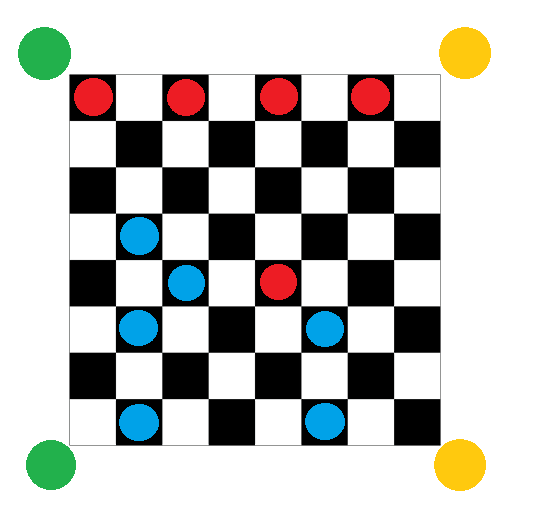
#> input picture Image/plansza_marker_pionki.png, 540 x 528 px, given in place of video, which was not available
$ python NewHope.py
#> lines starting #> are read from the running program, lines starting #| are printed output that depends on the picture; after the words box and inside, x2 and y2 are one past the last pixel; in counts of white or black regions, pixels touching at a corner belong together; pictures that were not available may be replaced by others from this repository, and a replacement may not be noted
import cv2
import numpy as np


def ConfigureBlobDetector():
    # Setup SimpleBlobDetector parameters.
    params = cv2.SimpleBlobDetector_Params()

    params.filterByColor = True
    params.blobColor = 0

    # Change thresholds
    params.minThreshold = 10;
    params.maxThreshold = 200;

    # Filter by Area.
    params.filterByArea = False
    params.minArea = 100

    # Filter by Circularity
    params.filterByCircularity = True
    params.minCircularity = 0.1

    # Filter by Convexity
    params.filterByConvexity = True
    params.minConvexity = 0.87

    # Filter by Inertia
    params.filterByInertia = True
    params.minInertiaRatio = 0.01

    return cv2.SimpleBlobDetector_create(params)


def DetectColorBlob(image, hsv_min_range=(0, 0, 0), hsv_max_range=(180, 255, 255)):
    hsv = cv2.cvtColor(image, cv2.COLOR_BGR2HSV)
    mask = cv2.inRange(hsv, hsv_min_range, hsv_max_range)

    detector = ConfigureBlobDetector()
    inverted_mask = cv2.bitwise_not(mask)

    kernel = np.ones((15, 15), np.uint8)
    inverted_mask = cv2.dilate(inverted_mask, kernel, iterations=2)
    inverted_mask = cv2.erode(inverted_mask, kernel, )

    keypoints = detector.detect(inverted_mask)
    im_with_keypoints = cv2.drawKeypoints(image, keypoints, np.array([]), (0, 0, 255),
                                          cv2.DRAW_MATCHES_FLAGS_DRAW_RICH_KEYPOINTS)

    return inverted_mask, im_with_keypoints


def CheckSpecificColorBlob(image, hsv_min_range=(0, 0, 0), hsv_max_range=(180, 255, 255)):
    hsv = cv2.cvtColor(image, cv2.COLOR_BGR2HSV)
    mask = cv2.inRange(hsv, hsv_min_range, hsv_max_range)

    detector = ConfigureBlobDetector()
    inverted_mask = cv2.bitwise_not(mask)

    kernel = np.ones((15, 15), np.uint8)
    inverted_mask = cv2.dilate(inverted_mask, kernel, iterations=2)
    inverted_mask = cv2.erode(inverted_mask, kernel, )

    keypoints = detector.detect(inverted_mask)

    if len(keypoints) >= 1:
        return True
    else:
        return False


def CheckPawnLocation(board=[], x=0, y=0):
    for item in board:
        if item[0][0] <= x < item[0][1] and item[1][0] <= y < item[1][1]:
            return board_blocks.index(item)
    return None


cap = cv2.VideoCapture('http://192.168.1.31:4747/video')
#cap = cv2.VideoCapture(0)

width = 800
height = 600

detector = ConfigureBlobDetector()

markers_color_detection_sensitivity = 15
markers_color_detection_sensitivity2 = 15

# offset after markers detection
horizontalOffset = 20
verticalOffset = 10

# the size of one block
blockWidth = ((width - horizontalOffset) / 8)
blockHeight = ((height - verticalOffset) / 8)

print(blockWidth)
print(blockHeight)

board_blocks = []
for y in range(0, 8):
    for x in range(0, 8):
        board_blocks.append(((x * blockWidth, (x + 1) * blockWidth), (y * blockHeight, (y + 1) * blockHeight)))

button_clicked = False

while True:

    ret, frame = cap.read()
#> frame is the input picture: shape (528, 540, 3); mean B, G, R 192.9, 195.4, 194.3
    img = cv2.resize(frame, (width, height))
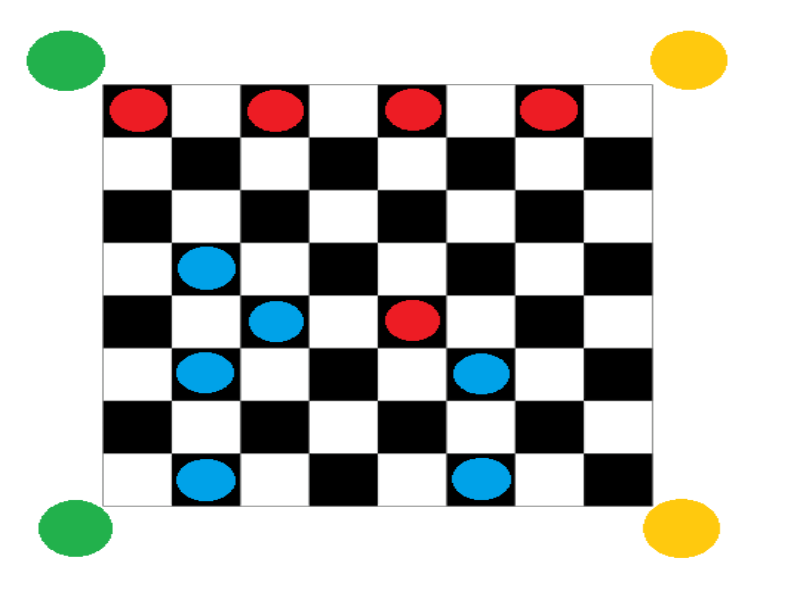
#> img: shape (600, 800, 3); mean B, G, R 192.9, 195.4, 194.3

    # HSV conversion
    hsv = cv2.cvtColor(img, cv2.COLOR_BGR2HSV)
#> hsv: shape (600, 800, 3); mean H, S, V 9.3, 18.1, 201.9

    mask = cv2.inRange(hsv, (60 - markers_color_detection_sensitivity,
                             100 - markers_color_detection_sensitivity2, 100 - markers_color_detection_sensitivity2),
                       (60 + markers_color_detection_sensitivity, 255, 255))
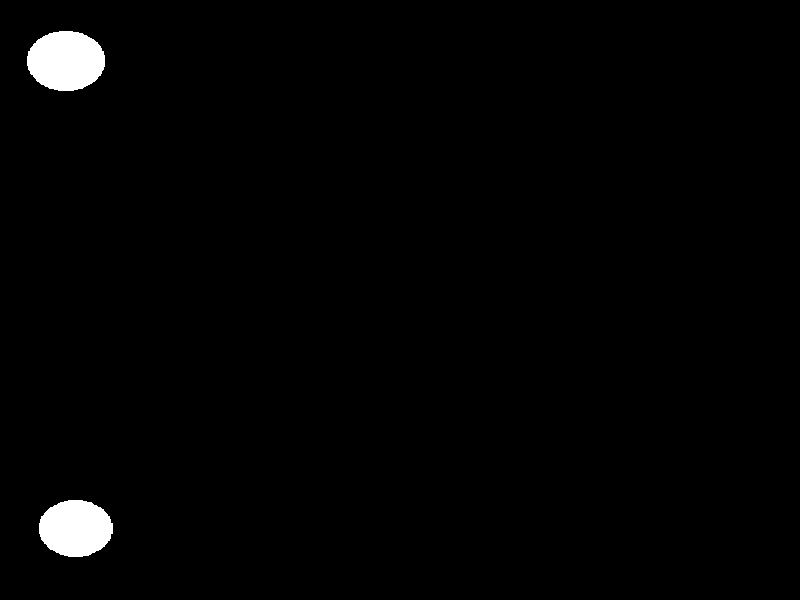
#> mask: shape (600, 800); 1.5% white; 2 white regions, box (x1, y1, x2, y2) and area: (27, 31, 105, 91) 3701, (39, 500, 113, 557) 3311

    smallKernel = np.ones((5, 5), np.uint8)
    bigKernel = np.ones((20, 20), np.uint8)
    mask_erode = cv2.erode(mask, smallKernel, iterations=2)
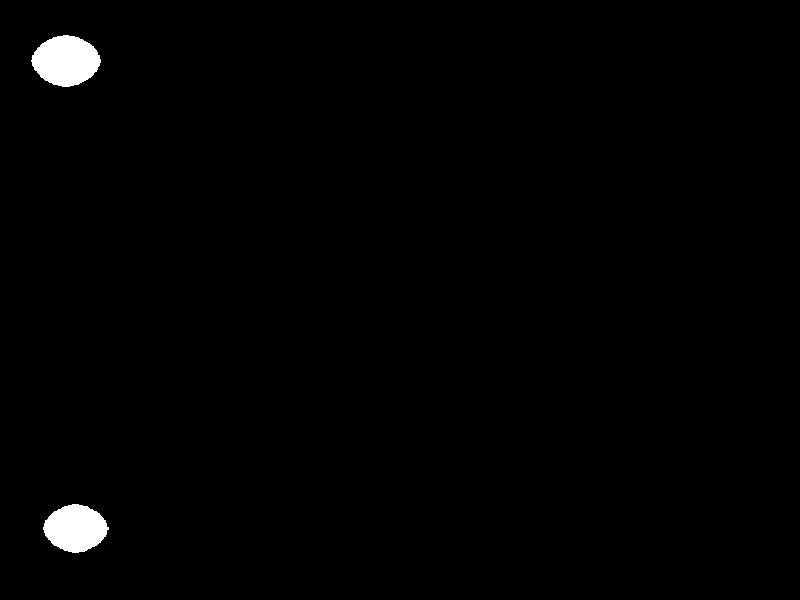
#> mask_erode: shape (600, 800); 1% white; 2 white regions, box (x1, y1, x2, y2) and area: (31, 35, 101, 87) 2661, (43, 504, 109, 553) 2327
    mask_dilate = cv2.dilate(mask_erode, bigKernel)
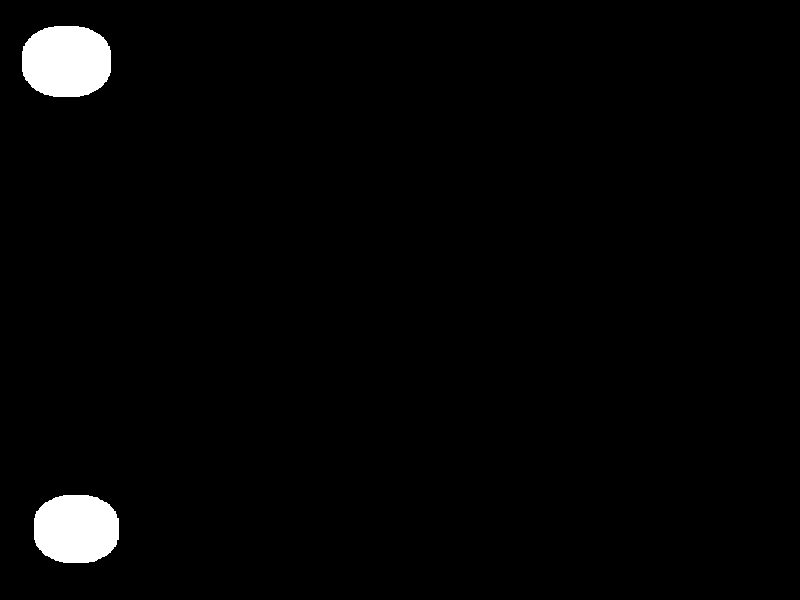
#> mask_dilate: shape (600, 800); 2.1% white; 2 white regions, box (x1, y1, x2, y2) and area: (22, 26, 111, 97) 5340, (34, 495, 119, 563) 4873
    inverted_mask = cv2.bitwise_not(mask_dilate)

    keypoints = detector.detect(inverted_mask)
#> keypoints = 2 keypoints; (x, y, size): (66, 61, 85), (76, 528, 81.4)
    im_with_keypoints = cv2.drawKeypoints(img, keypoints, np.array([]), (0, 0, 255),
                                          cv2.DRAW_MATCHES_FLAGS_DRAW_RICH_KEYPOINTS)

    markers_position = []

    cv2.imshow('Camera',frame)

    if len(keypoints) == 4:
        for i in keypoints:
            # uncomment to check marker position
            # print(str(i.pt[0])+' - '+str(i.pt[1]))

            x_pos = np.around(i.pt[0])
            y_pos = np.around(i.pt[1])
            markers_position.append((x_pos, y_pos))

        markers_position = sorted(markers_position, key=lambda k: [k[0], k[1]])

        # uncomment to check marker's properties
        # print(markers_position)

        pts1 = np.float32([markers_position[1], markers_position[2], markers_position[0], markers_position[3]])

        pts2 = np.float32([[0, 0], [width, 0], [0, height], [width, height]])

        # ustawienie perspektywy na planszę
        M = cv2.getPerspectiveTransform(pts1, pts2)
        warp = cv2.warpPerspective(img, M, (width, height))

        board = warp[verticalOffset:height - verticalOffset, horizontalOffset:width - horizontalOffset]
        board_hsv = cv2.cvtColor(board, cv2.COLOR_BGR2HSV)

        # wyswietlenie planszy
        cv2.imshow('board', board)
        # BLUE mask
        mask_blue = cv2.inRange(board_hsv, (90, 80, 80), (110, 255, 255))
        mask_blue = cv2.erode(mask_blue, smallKernel, iterations=2)
        mask_blue = cv2.dilate(mask_blue, smallKernel, iterations=2)
        inverted_mask_blue = cv2.bitwise_not(mask_blue)

        # RED mask
        mask_red1 = cv2.inRange(board_hsv, (0, 80, 80), (10, 255, 255))
        mask_red2 = cv2.inRange(board_hsv, (170, 80, 80), (180, 255, 255))
        mask_red = cv2.bitwise_or(mask_red1, mask_red2)
        mask_red = cv2.erode(mask_red, smallKernel, iterations=2)
        mask_red = cv2.dilate(mask_red, smallKernel, iterations=2)
        inverted_mask_red = cv2.bitwise_not(mask_red)

        # PURPLE MASK
        mask_purple = cv2.inRange(board_hsv, (110, 80, 80), (130, 255, 255))
        mask_purple = cv2.erode(mask_purple, smallKernel, iterations=2)
        mask_purple = cv2.dilate(mask_purple, smallKernel, iterations=2)
        inverted_mask_purple = cv2.bitwise_not(mask_purple)

        # YELLOW MASK
        mask_yellow = cv2.inRange(board_hsv, (20, 80, 80), (40, 255, 255))
        mask_yellow = cv2.erode(mask_yellow, smallKernel, iterations=2)
        mask_yellow = cv2.dilate(mask_yellow, smallKernel, iterations=2)
        inverted_mask_yellow = cv2.bitwise_not(mask_yellow)

        # Find blobs
        blue_keypoints = detector.detect(inverted_mask_blue)
        red_keypoints = detector.detect(inverted_mask_red)
        purple_keypoints = detector.detect(inverted_mask_purple)
        yellow_keypoints = detector.detect(inverted_mask_yellow)

        cv2.imshow('blue', inverted_mask_blue)
        cv2.imshow('red', inverted_mask_red)

        board = cv2.drawKeypoints(board, blue_keypoints, np.array([]), (0, 0, 255),
                                  cv2.DRAW_MATCHES_FLAGS_DRAW_RICH_KEYPOINTS)

        board = cv2.drawKeypoints(board, purple_keypoints, np.array([]), (0, 0, 255),
                                  cv2.DRAW_MATCHES_FLAGS_DRAW_RICH_KEYPOINTS)

        board = cv2.drawKeypoints(board, red_keypoints, np.array([]), (255, 0, 0),
                                  cv2.DRAW_MATCHES_FLAGS_DRAW_RICH_KEYPOINTS)

        board = cv2.drawKeypoints(board, yellow_keypoints, np.array([]), (255, 0, 0),
                                  cv2.DRAW_MATCHES_FLAGS_DRAW_RICH_KEYPOINTS)

        cv2.imshow('pawns', board)

        if (button_clicked is False):

            result_list = np.zeros(64, dtype=int)

            for point in blue_keypoints:
                x = point.pt[0]
                y = point.pt[1]
                index = CheckPawnLocation(board_blocks, x, y)
                if (index is not None):
                    result_list[index] = 1

            for point in purple_keypoints:
                x = point.pt[0]
                y = point.pt[1]
                index = CheckPawnLocation(board_blocks, x, y)
                if (index is not None):
                    result_list[index] = 3

            for point in red_keypoints:
                x = point.pt[0]
                y = point.pt[1]
                index = CheckPawnLocation(board_blocks, x, y)
                if (index is not None):
                    result_list[index] = 2

            for point in yellow_keypoints:
                x = point.pt[0]
                y = point.pt[1]
                index = CheckPawnLocation(board_blocks, x, y)
                if (index is not None):
                    result_list[index] = 4

            button_clicked = False

            print(result_list)


    if cv2.waitKey(1) & 0xFF == ord('q'):
#> (key q is pressed here)
        break

#> (the run stopped early here; a loop or call above may not have finished)
